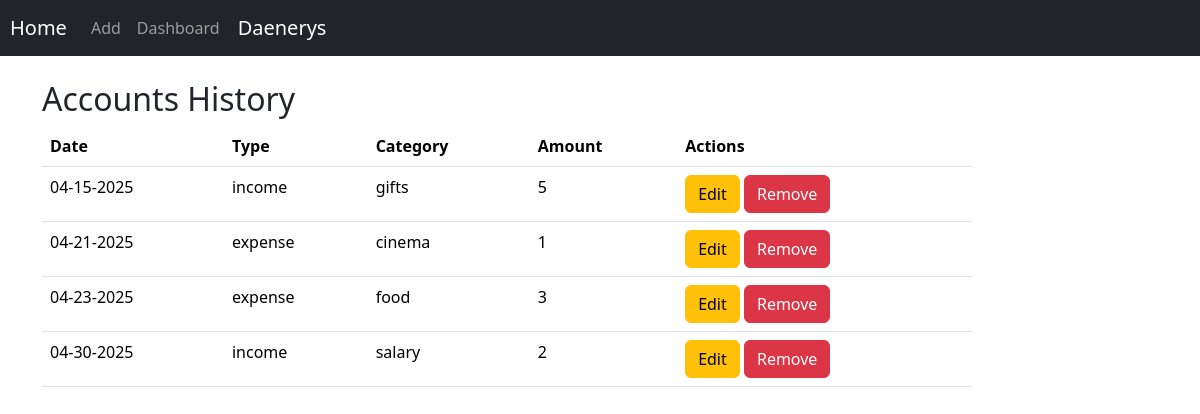
Page /home (signed in) on the earlier database version.
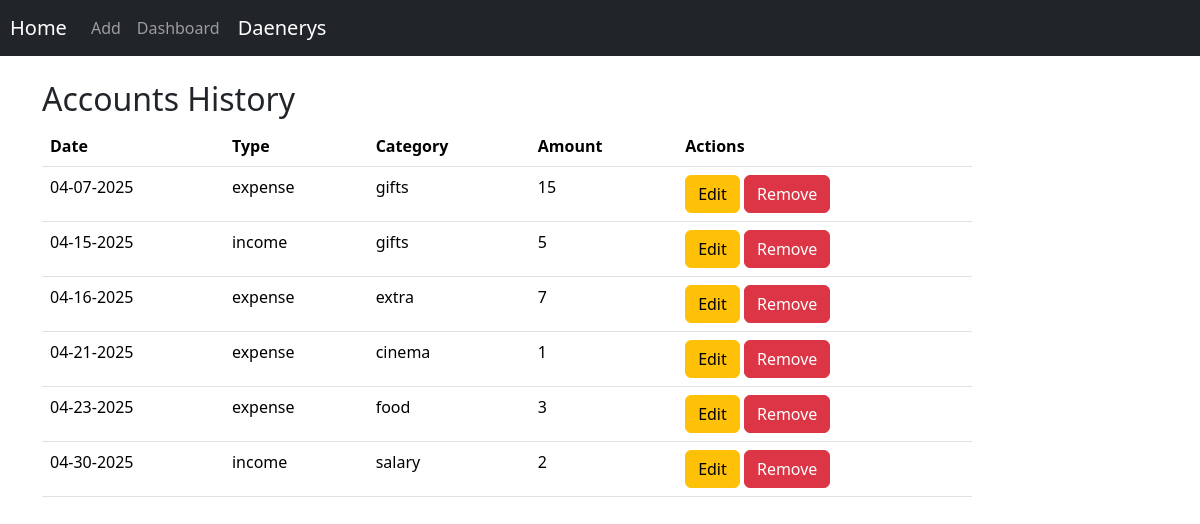
Same page on the later database version.
### data/users.py (models this page shows, shortened)
class User(SqlAlchemyBase, UserMixin):
    __tablename__ = 'users'
    id = sa.Column(sa.Integer, primary_key=True, autoincrement=True)
    surname = sa.Column(sa.String, nullable=True)
    name = sa.Column(sa.String, nullable=True)
    age = sa.Column(sa.Integer, nullable=True)
    email = sa.Column(sa.String, index=True, unique=True, nullable=True)
    hashed_password = sa.Column(sa.String, nullable=True)
    modified_date = sa.Column(sa.DateTime, default=datetime.datetime.now)
    pfp = sa.Column(sa.String, nullable=True)

### data/accounts.py (models this page shows, shortened)
class Accounts(SqlAlchemyBase):
    __tablename__ = 'accounts'
    id = sa.Column(sa.Integer, primary_key=True, autoincrement=True)
    user = sa.Column(sa.Integer, sa.ForeignKey("users.id"))
    type = sa.Column(sa.String, default='income')
    category = sa.Column(sa.String, default='salary')
    date = sa.Column(sa.Date)
    amount = sa.Column(sa.Numeric, default=0)

### main.py (the view)
@app.route('/home')
@login_required
def index():
    db_sess = db_session.create_session()
    accounts = db_sess.query(Accounts).filter(Accounts.user == current_user.id).order_by(Accounts.date.asc()).all()
    ai_cache.clear()
    return render_template('index.html', title='Finance Tracker', accounts=accounts)

### data/__db_session.py (called while the page is built)
def create_session() -> Session:
    return __factory()

### main.py (called while the page is built)
@login_manager.user_loader
def load_user(user_id: id) -> User | None:
    return db_session.create_session().get(User, user_id)

### templates/index.html (shortened to what this page needs)
{% extends "base.html" %}
{% block content %}
     <div class="col-sm-10 ml-auto mr-auto ">
        <H2>Accounts History</H2>
        <table class="table">
            <thead class="thead-dark">
                <tr>
                    <th scope="col">Date</th>
                    <th scope="col">Type</th>
                    <th scope="col">Category</th>
                    <th scope="col">Amount</th>
                    <th scope="col">Actions</th>
                </tr>
            </thead>
            <tbody>
                {% for entry in accounts %}
                        <tr>
                            <td>{{entry.date.strftime("%m-%d-%Y")}}</td>
                            <td>{{entry.type}}</td>
                            <td>{{ entry.category }}</td>
                            <td>{{ (entry.amount|round(2)|string).rstrip('.0') }}</td>
                            <td>
                                <div>
                                    <a href="/accounts/{{ entry.id }}" class="btn btn-warning">
                                        Edit
                                    </a>
                                    <a onclick="showDeleteModal({{ entry.id }})" class="btn btn-danger">
                                        Remove
                                    </a>
                                </div>
                            </td>
                        </tr>
                {% endfor %}
        </tbody>
        </table>
    </div>
{% endblock %}

### templates/base.html (shortened to what this page needs)
<!doctype html>
<html lang="en">
<head>
    <link href="https://cdn.jsdelivr.net/npm/bootstrap@5.3.5/dist/css/bootstrap.min.css" rel="stylesheet">
    <link rel="stylesheet"
          href="/static/css/style.css">
</head>
<body>
<header>
    <div class="container-fluid">
        <div class="row">
            <div class="col-md-12 p-0">
                <header class="mb-4">
                    <nav class="navbar navbar-expand-lg navbar-dark bg-dark">
                        <a class="navbar-brand" href="{{ url_for('index') }}">Home</a>
                        <div class="collapse navbar-collapse" id="navbarNavAltMarkup">
                            <div class="navbar-nav ml-auto mr-3">
                                <a class="nav-item nav-link" href="{{ url_for('add_account') }}">Add</a>
                                <a class="nav-item nav-link" href="{{ url_for('dashboard') }}">Dashboard</a>
                                {% if current_user.is_authenticated %}
                                    <a class="navbar-brand" href="{{ url_for('profile') }}">{{ current_user.name }}</a>
                                {% else %}
                                    <p>
                                        <a class="btn btn-primary" id="sign-up" href="/register">Sign up</a>
                                        <a class="btn btn-success" id="login" href="/login">Log in</a>
                                    </p>
                                {% endif %}
                            </div>
                        </div>
                    </nav>
                </header>
            </div>
</header>
<main role="main" class="container">
    {% block content %}{% endblock %}
</main>
</body>
</html>

### static/css/style.css (style rules this page uses)
.navbar-brand { margin-left: 10px; }

Differences in the rows shown:
added Accounts: date "04-07-2025", type "expense", category "gifts", amount "15"
added Accounts: date "04-16-2025", type "expense", category "extra", amount "7"
